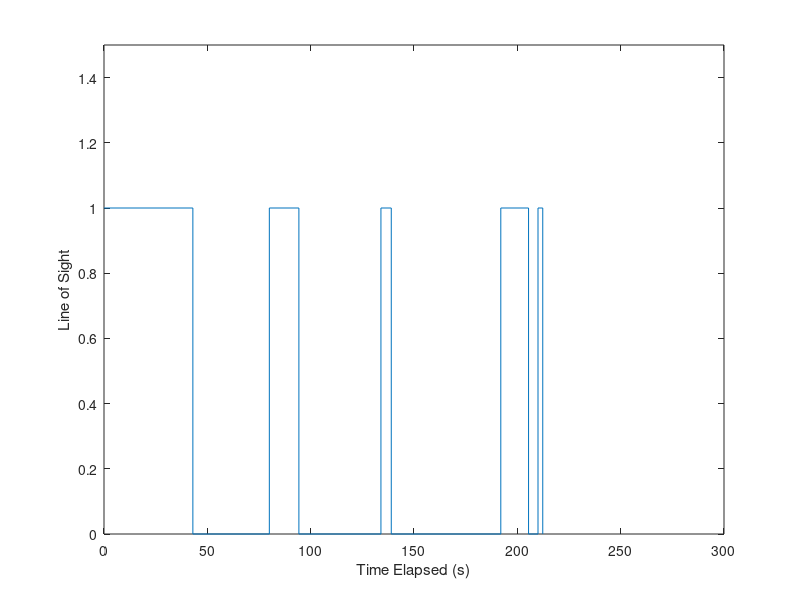

MATLAB code to generate this figure:
%These are all of the points where we had line of sight in seconds. 1 means
%we had sight
X1 = [0.00 43 43 80 80 94.3 94.3 134 134 139 139 192 192 205.43 205.43 210 210 212.3 212.3];
Y1 = [1 1 0 0 1 1 0 0 1 1 0 0 1 1 0 0 1 1 0];

figure()
plot(X1,Y1);
ylim([0 1.5]);
xlim([0 300]);
ylabel('Line of Sight');
xlabel('Time Elapsed (s)');